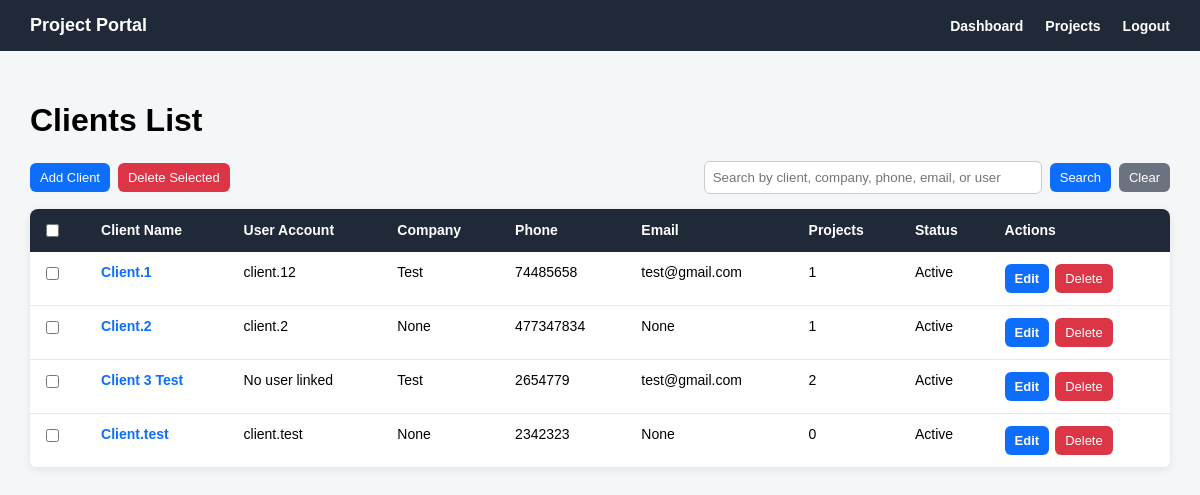
/clients/ (signed in), run on an earlier commit of the app's database.
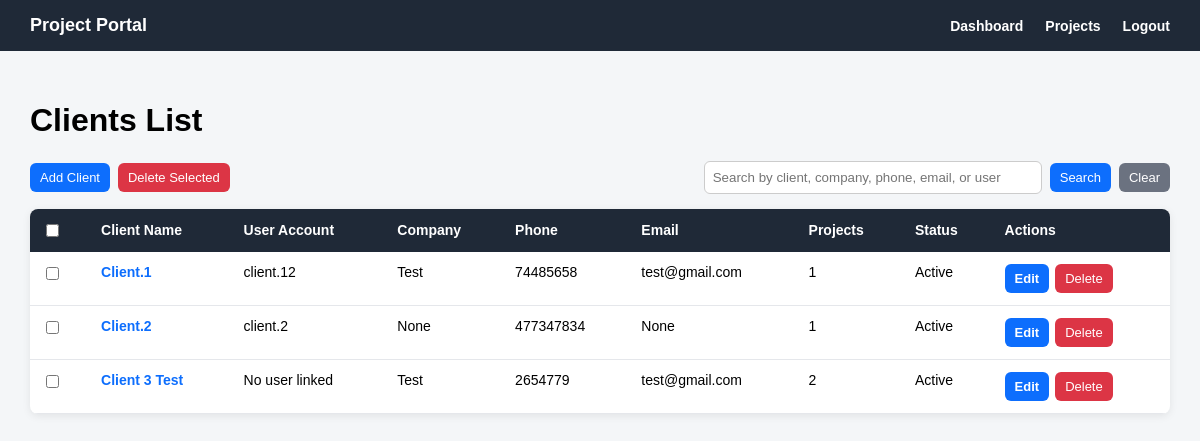
And on a later commit of the database.
### clients/models.py (models this page shows, shortened)
class Client(models.Model):
    user = models.OneToOneField(
        settings.AUTH_USER_MODEL,
        on_delete=models.CASCADE,
        related_name='client_profile',
        blank=True,
        null=True
    )
    client_name = models.CharField(max_length=150)
    company_name = models.CharField(max_length=150, blank=True, null=True)
    phone = models.CharField(max_length=30)
    email = models.EmailField(blank=True, null=True)
    address = models.TextField(blank=True, null=True)
    is_active = models.BooleanField(default=True)
    created_at = models.DateTimeField(auto_now_add=True)

### accounts/models.py (models this page shows)
class User(AbstractUser):
    class Role(models.TextChoices):
        ADMIN = 'ADMIN', 'Admin'
        ENGINEER = 'ENGINEER', 'Engineer'
        CLIENT = 'CLIENT', 'Client'
    role = models.CharField(
        max_length=20,
        choices=Role.choices,
        default=Role.CLIENT
    )

### clients/views.py (the view, shortened to what this page needs)
# urls.py: path('', client_list_view, name='client_list'),
@login_required
def client_list_view(request):
    if request.user.role != 'ADMIN':
        clients = Client.objects.none()
    else:
        clients = Client.objects.all()
    search_query = request.GET.get('q')
    return render(request, 'clients/client_list.html', {
    'clients': clients,
    'search_query': search_query,
})

### templates/clients/client_list.html (shortened to what this page needs)
{% extends 'base.html' %}
{% block content %}
<div class="page-header">
    <h1>Clients List</h1>
</div>
{% if clients %}
    {% if request.user.role == 'ADMIN' %}
        <div class="top-actions-row">
            <div style="display: flex; gap: 8px; align-items: center;">
                <a href="{% url 'clients:client_add' %}" class="btn btn-primary">
                    Add Client
                </a>
                <button type="submit" form="bulkDeleteClientsForm" class="btn btn-danger">
                    Delete Selected
                </button>
            </div>
            <div class="search-box">
                <input type="text"
                       id="clientSearchInput"
                       value="{{ search_query|default:'' }}"
                       placeholder="Search by client, company, phone, email, or user"
                       onkeydown="if(event.key === 'Enter'){ event.preventDefault(); searchClients(); }">
                <button type="button" class="btn btn-primary" onclick="searchClients()">
                    Search
                </button>
                <a href="{% url 'clients:client_list' %}" class="btn btn-secondary">
                    Clear
                </a>
            </div>
        </div>
    {% endif %}
    <table class="clients-table">
        <tr>
            {% if request.user.role == 'ADMIN' %}
                <th>
                    <input type="checkbox" onclick="toggleClientCheckboxes(this)">
                </th>
            {% endif %}
            <th>Client Name</th>
            <th>User Account</th>
            <th>Company</th>
            <th>Phone</th>
            <th>Email</th>
            <th>Projects</th>
            <th>Status</th>
            {% if request.user.role == 'ADMIN' %}
                <th>Actions</th>
            {% endif %}
        </tr>
        {% for client in clients %}
            <tr>
                {% if request.user.role == 'ADMIN' %}
                    <td>
                        <input type="checkbox"
                               name="selected_clients"
                               value="{{ client.pk }}"
                               form="bulkDeleteClientsForm">
                    </td>
                {% endif %}
                <td>
                    <a href="{% url 'clients:client_detail' client.pk %}">
                        {{ client.client_name }}
                    </a>
                </td>
                <td>
                    {% if client.user %}
                        {{ client.user.username }}
                    {% else %}
                        No user linked
                    {% endif %}
                </td>
                <td>{{ client.company_name }}</td>
                <td>{{ client.phone }}</td>
                <td>{{ client.email }}</td>
                <td>{{ client.projects.count }}</td>
                <td>
                    {% if client.is_active %}
                        Active
                    {% else %}
                        Inactive
                    {% endif %}
                </td>
                {% if request.user.role == 'ADMIN' %}
                    <td>
                        <div class="table-actions">
                            <a href="{% url 'clients:client_edit' client.pk %}" class="btn btn-primary">
                                Edit
                            </a>
                            <form method="post"
                                  action="{% url 'clients:client_delete' client.pk %}"
                                  style="margin: 0;"
                                  onsubmit="return confirm('Are you sure you want to delete this client? This may affect related projects linked to this client.');">
                                <button type="submit" class="btn btn-danger">
                                    Delete
                                </button>
                            </form>
                        </div>
                    </td>
                {% endif %}
            </tr>
        {% endfor %}
    </table>
{% endif %}
{% endblock %}

What changed in the data, as far as the page shows it:
removed Client: client_name "Client.test", user.username "client.test", company_name "None", phone "2342323", email "None", projects.count "0", is_active "Active"
